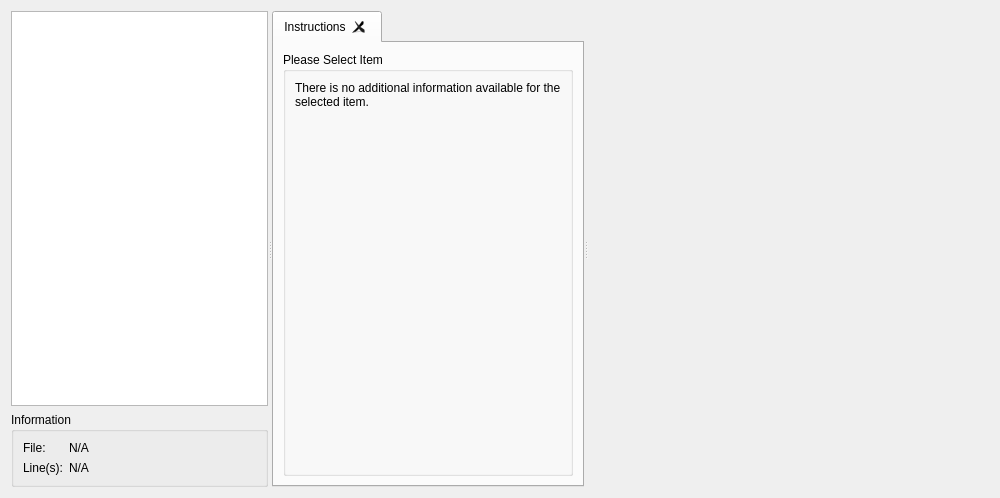
<?xml version="1.0" encoding="UTF-8"?>
<ui version="4.0">
 <class>SimulatorLogWidget</class>
 <widget class="QWidget" name="SimulatorLogWidget">
  <property name="geometry">
   <rect>
    <x>0</x>
    <y>0</y>
    <width>1000</width>
    <height>498</height>
   </rect>
  </property>
  <property name="windowTitle">
   <string>Simulator Log</string>
  </property>
  <layout class="QGridLayout" name="_2">
   <item row="0" column="0">
    <widget class="QSplitter" name="_columnSplit">
     <property name="orientation">
      <enum>Qt::Horizontal</enum>
     </property>
     <widget class="QWidget" name="layoutWidget">
      <layout class="QVBoxLayout" name="_layoutLeft">
       <item>
        <widget class="QTreeView" name="_tree">
         <property name="selectionMode">
          <enum>QAbstractItemView::ExtendedSelection</enum>
         </property>
        </widget>
       </item>
       <item>
        <widget class="QGroupBox" name="_infoBox">
         <property name="title">
          <string>Information</string>
         </property>
         <layout class="QFormLayout" name="formLayout">
          <item row="0" column="0">
           <widget class="QLabel" name="_fileLabel">
            <property name="text">
             <string>File:</string>
            </property>
           </widget>
          </item>
          <item row="1" column="0">
           <widget class="QLabel" name="_linesLabel">
            <property name="text">
             <string>Line(s):</string>
            </property>
           </widget>
          </item>
          <item row="0" column="1">
           <widget class="QLabel" name="_file">
            <property name="text">
             <string>N/A</string>
            </property>
            <property name="wordWrap">
             <bool>true</bool>
            </property>
           </widget>
          </item>
          <item row="1" column="1">
           <widget class="QLabel" name="_lines">
            <property name="text">
             <string>N/A</string>
            </property>
           </widget>
          </item>
         </layout>
        </widget>
       </item>
      </layout>
     </widget>
     <widget class="QTabWidget" name="_pageStack">
      <property name="currentIndex">
       <number>0</number>
      </property>
      <property name="tabsClosable">
       <bool>true</bool>
      </property>
      <widget class="QWidget" name="_noPage">
       <attribute name="title">
        <string>Instructions</string>
       </attribute>
       <layout class="QGridLayout" name="gridLayout_4">
        <item row="0" column="0">
         <widget class="QGroupBox" name="_noGroupBox">
          <property name="title">
           <string>Please Select Item</string>
          </property>
          <layout class="QVBoxLayout" name="verticalLayout">
           <item>
            <widget class="QLabel" name="_noDescription">
             <property name="text">
              <string>There is no additional information available for the selected item.</string>
             </property>
             <property name="wordWrap">
              <bool>true</bool>
             </property>
            </widget>
           </item>
           <item>
            <spacer name="_noSpacer">
             <property name="orientation">
              <enum>Qt::Vertical</enum>
             </property>
             <property name="sizeHint" stdset="0">
              <size>
               <width>20</width>
               <height>40</height>
              </size>
             </property>
            </spacer>
           </item>
          </layout>
         </widget>
        </item>
       </layout>
      </widget>
     </widget>
     <widget class="QFrame" name="_viewFrame">
      <property name="sizePolicy">
       <sizepolicy hsizetype="Expanding" vsizetype="Expanding">
        <horstretch>0</horstretch>
        <verstretch>0</verstretch>
       </sizepolicy>
      </property>
      <property name="minimumSize">
       <size>
        <width>400</width>
        <height>200</height>
       </size>
      </property>
     </widget>
    </widget>
   </item>
  </layout>
 </widget>
 <resources/>
 <connections/>
</ui>
